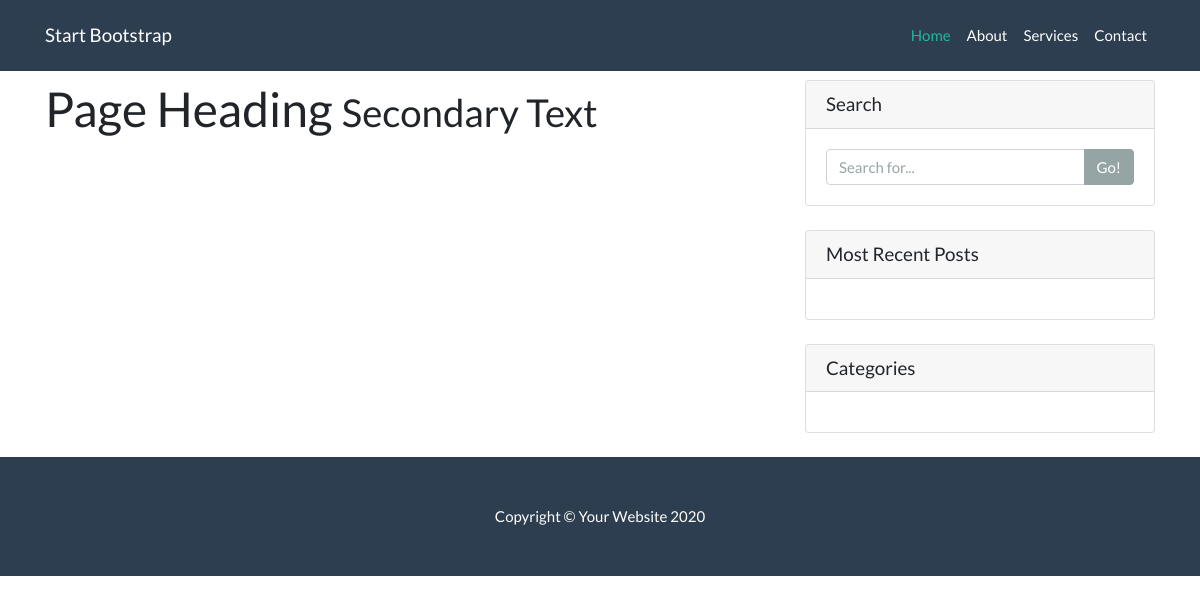
/, run on an earlier commit of the app's database.
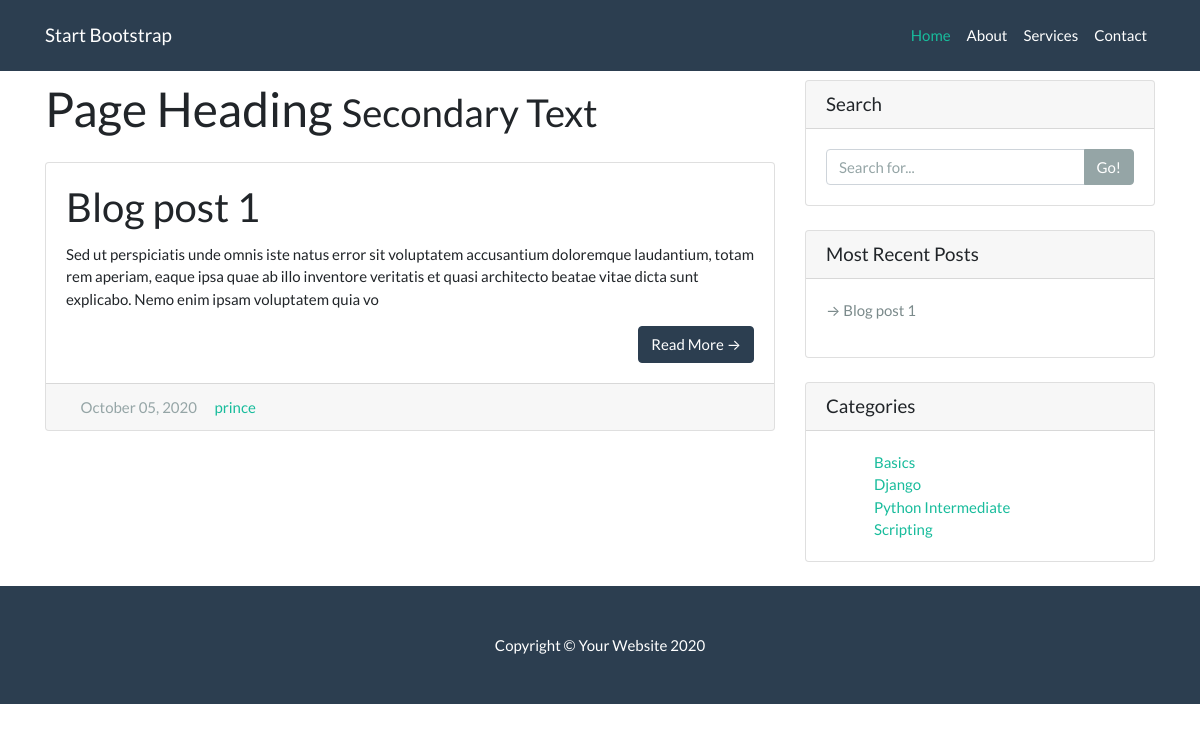
And on a later commit of the database.
### blog/models.py (models this page shows, shortened)
class Post(models.Model):
    title = models.CharField(max_length=200)
    author = models.ForeignKey(Author, on_delete=models.CASCADE)
    image = models.ImageField(upload_to='post_images', blank=True)
    slug = models.SlugField(unique=True)
    overview = models.TextField()
    content = models.TextField()
    pub_date = models.DateTimeField(auto_now_add=True)
    categories = models.ManyToManyField(Category, related_name='posts')
    featured = models.BooleanField(default=False)
    class Meta:
        ordering = ['-pub_date']

class Author(models.Model):
    user = models.OneToOneField(User, on_delete=models.CASCADE)
    def __str__(self):
        return f"{self.user.username}"

class Category(models.Model):
    tag = models.CharField(max_length=50)
    def __str__(self):
        return f'{self.tag}'

### blog/views.py (the view)
# urls.py: path("", views.index, name='index'),
def index(request):
    posts = Post.objects.filter(featured=True)
    paginator = Paginator(posts, 3)
    page = request.GET.get('page')
    try:
        post_list = paginator.page(page)
    except PageNotAnInteger:
        post_list = paginator.page(1)
    except EmptyPage:
        post_list = paginator.page(paginator.num_pages)
    context = {
        'posts': post_list,
        'categories': categories,
        'recent_posts': recent_posts,
    }
    return render(request, 'blog/index.html', context)

### blog/templates/blog/index.html (shortened to what this page needs)
{% extends "blog/base.html" %}
{% block content %}
  <div class="container">
    <div class="row">
      <div class="col-md-8">
        <h1 class="my-4">Page Heading
          <small>Secondary Text</small>
        </h1>
      {% for post in posts %}
        <div class="card mb-4">
          <div class="card-body">
            <h2 class="card-title">{{ post.title }}</h2>
            <p class="card-text">{{ post.overview | safe | slice:":250" }}</p>
            <a href="{% url 'blog:detail' post.slug %}" class="btn btn-primary float-right">Read More &rarr;</a>
          </div>
          <div class="card-footer text-muted">
            <i class="far fa-calendar-alt"></i> {{ post.pub_date | date:"F d, Y"}}
            <i class="fas fa-user"></i> <a href="#">{{ post.author }}</a>
          </div>
        </div>
      {% endfor %}
      </div>
      {% include 'blog/sidebar.html'%}
    </div>
  </div>
{% endblock content%}

### blog/templates/blog/sidebar.html
<div class="col-md-4">
        <div class="card my-4">
          <h5 class="card-header">Search</h5>
          <div class="card-body">
            <div class="input-group">
              <input type="text" class="form-control" placeholder="Search for...">
              <span class="input-group-append">
                <button class="btn btn-secondary" type="button">Go!</button>
              </span>
            </div>
          </div>
        </div>
        <div class="card my-4">
          <h5 class="card-header">Most Recent Posts</h5>
          <div class="card-body">
            {% for recent in recent_posts %}
            <p ><a class="text-dark" href="{% url 'blog:detail' recent.slug %}">&rarr; {{ recent.title }}</a></p>
            {% endfor %}
          </div>
        </div>
        <div class="card my-4">
          <h5 class="card-header">Categories</h5>
          <div class="card-body">
            <div class="row">
              <div class="container ml-5">
                <ul class="list-unstyled mb-0">
                  {% for cat in categories %}
                  <li>
                    <a href="{% url 'blog:category' cat.tag %}">{{ cat }}</a>
                  </li>
                  {% endfor %}
                </ul>
              </div>
            </div>
          </div>
        </div>
</div>

What changed in the data, as far as the page shows it:
added Post: title "Blog post 1", overview "Sed ut perspiciatis unde omnis iste natus error sit voluptatem accusantium doloremque laudantium, totam rem aperiam, eaque ipsa quae ab illo inventore veritatis et quasi architecto beatae vitae dicta sunt explicabo. Nemo enim ipsam voluptatem quia vo", pub_date "October 05, 2020", author "prince"
added Category: tag "Basics"
added Category: tag "Django"
added Category: tag "Python Intermediate"
added Category: tag "Scripting"
